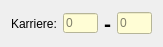
      <widget class="QWidget" name="layoutWidget">
       <property name="geometry">
        <rect>
         <x>670</x>
         <y>170</y>
         <width>146</width>
         <height>27</height>
        </rect>
       </property>
       <layout class="QHBoxLayout" name="horizontalLayout">
        <item>
         <widget class="QLabel" name="lblkarriere">
          <property name="text">
           <string>Karriere:</string>
          </property>
         </widget>
        </item>
        <item>
         <widget class="ClickableQLineEdit" name="lnEdit_performer_career_start_year">
          <property name="minimumSize">
           <size>
            <width>35</width>
            <height>20</height>
           </size>
          </property>
          <property name="maximumSize">
           <size>
            <width>35</width>
            <height>20</height>
           </size>
          </property>
          <property name="contextMenuPolicy">
           <enum>Qt::CustomContextMenu</enum>
          </property>
          <property name="styleSheet">
           <string notr="true">QLineEdit,QTextEdit { 
background-color: #FFFDD5;}
QLineEdit:hover,QTextEdit:hover {
border: 2px solid rgb(49, 50, 62);}
QLineEdit:focus,QTextEdit:focus {
border: 2px inset rgb(85, 170, 255);}
QLineEdit::placeholderText { 
color: rgb(213, 213, 213);}




</string>
          </property>
          <property name="inputMask">
           <string>9999</string>
          </property>
          <property name="text">
           <string/>
          </property>
          <property name="placeholderText">
           <string notr="true">0</string>
          </property>
         </widget>
        </item>
        <item>
         <widget class="QLabel" name="label">
          <property name="font">
           <font>
            <pointsize>16</pointsize>
            <weight>75</weight>
            <bold>true</bold>
           </font>
          </property>
          <property name="text">
           <string>-</string>
          </property>
          <property name="alignment">
           <set>Qt::AlignCenter</set>
          </property>
         </widget>
        </item>
        <item>
         <widget class="ClickableQLineEdit" name="lnEdit_performer_career_end_year">
          <property name="minimumSize">
           <size>
            <width>35</width>
            <height>0</height>
           </size>
          </property>
          <property name="maximumSize">
           <size>
            <width>35</width>
            <height>16777215</height>
           </size>
          </property>
          <property name="contextMenuPolicy">
           <enum>Qt::CustomContextMenu</enum>
          </property>
          <property name="styleSheet">
           <string notr="true">QLineEdit,QTextEdit { 
background-color: #FFFDD5;}
QLineEdit:hover,QTextEdit:hover {
border: 2px solid rgb(49, 50, 62);}
QLineEdit:focus,QTextEdit:focus {
border: 2px inset rgb(85, 170, 255);}
QLineEdit::placeholderText { 
color: rgb(213, 213, 213);}




</string>
          </property>
          <property name="inputMask">
           <string>9999</string>
          </property>
          <property name="text">
           <string/>
          </property>
          <property name="placeholderText">
           <string notr="true">0</string>
          </property>
         </widget>
        </item>
       </layout>
      </widget>
